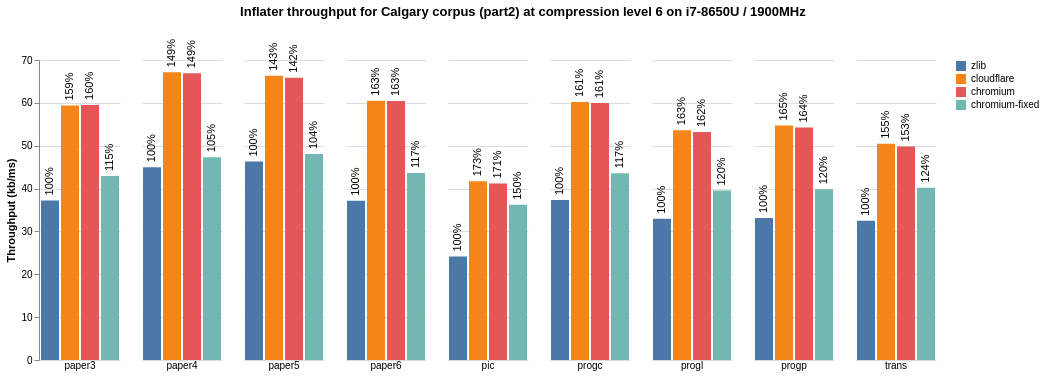

This figure's Vega-Lite source:
### Vega-Lite specification from a JSON file in a GitHub repository (floating-point values rounded to 4 significant figures; data arrays with more than 128 entries replaced by an {"elided": "..."} marker saying what was removed)
{"$schema": "https://vega.github.io/schema/vega-lite/v5.json", "title": {"text": "Inflater throughput for Calgary corpus (part2) at compression level 6 on i7-8650U / 1900MHz", "anchor": "middle", "offset": 20}, "data": {"values": {"elided": "180 records"}}, "transform": [{"filter": "datum.type == 'isal' ? datum.level == 6 : datum.level == 6"}, {"aggregate": [{"op": "mean", "field": "throughput", "as": "throughput_mean"}], "groupby": ["type", "file"]}, {"lookup": "type", "from": {"data": {"values": [{"type": "chromium-fixed", "new-type": "chromium-fixed"}, {"type": "chromium", "new-type": "chromium"}, {"type": "cloudflare", "new-type": "cloudflare"}, {"type": "zlib", "new-type": "zlib"}]}, "key": "type", "fields": ["new-type"]}}, {"lookup": "file", "from": {"data": {"values": [{"file": "paper6", "default_val": "37.17"}, {"file": "paper4", "default_val": "44.980000000000004"}, {"file": "paper5", "default_val": "46.290000000000006"}, {"file": "progc", "default_val": "37.308"}, {"file": "progp", "default_val": "33.116"}, {"file": "pic", "default_val": "24.122"}, {"file": "progl", "default_val": "32.934000000000005"}, {"file": "paper3", "default_val": "37.232"}, {"file": "trans", "default_val": "32.472"}]}, "key": "file", "fields": ["default_val"]}}, {"calculate": "datum.throughput_mean/datum.default_val", "as": "default-val"}], "facet": {"column": {"field": "file", "type": "nominal", "title": "", "header": {"labelAngle": 0, "labelAlign": "center", "labelAnchor": "middle", "labelOrient": "bottom"}, "sort": ["paper3", "paper4", "paper5", "paper6", "pic", "progc", "progl", "progp", "trans"]}}, "spec": {"encoding": {"y": {"field": "throughput_mean", "type": "quantitative", "axis": {"title": "Throughput (kb/ms)", "grid": true}}, "x": {"field": "new-type", "type": "nominal", "axis": {"labels": false, "ticks": false, "domainWidth": 0, "title": ""}, "sort": ["zlib", "cloudflare", "jtkukunas", "ng", "chromium", "ipp", "isal"]}}, "layer": [{"mark": "bar", "encoding": {"color": {"field": "new-type", "type": "nominal", "legend": {"title": "", "offset": null, "zindex": 1}, "sort": ["zlib", "cloudflare", "jtkukunas", "ng", "chromium", "ipp", "isal"]}}}, {"mark": {"type": "text", "dx": 5, "angle": 270, "baseline": "middle", "align": "left"}, "encoding": {"text": {"field": "default-val", "type": "nominal", "format": ".0%"}}}]}, "config": {"view": {"stroke": "transparent"}, "axis": {"domainWidth": 1}}}
